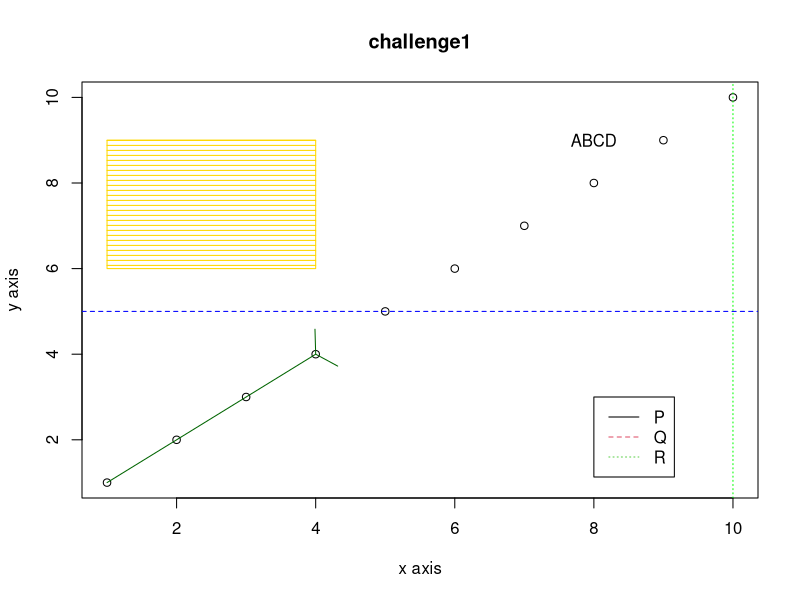
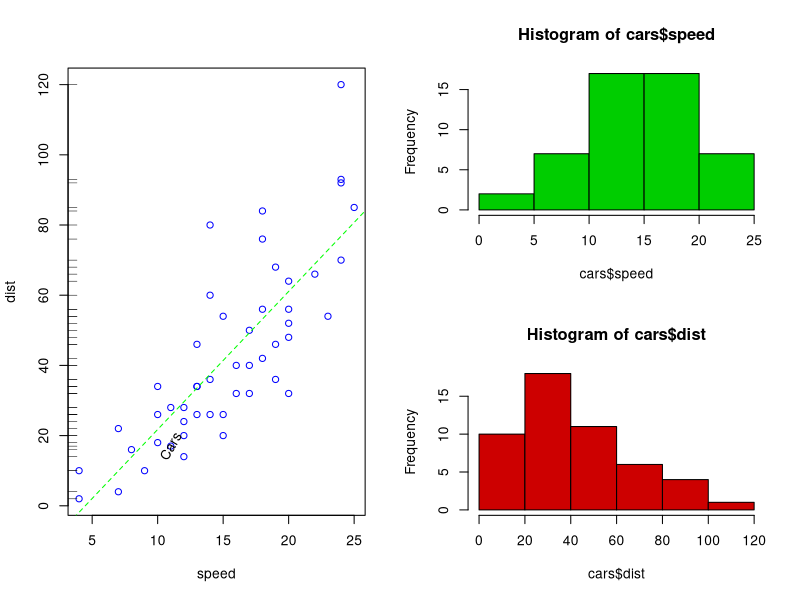

Reproduce these figures in R, in order. (Note: this script raises an error after producing the figures.)
## ---- chunk 1
knitr::opts_chunk$set(echo = TRUE)
## ---- chunk 2
par( mfrow=c(1,1) )
q <- c(1:10)
plot(q, q, 
     xlab="x axis", ylab="y axis", main="challenge1")
abline(h=5, lty=2, col="blue")
abline(v=10, lty="dotted", col="green")
arrows(1,1, 4,4, angle=120, col="dark green")
text(8,9, "ABCD")
rect(1, 6, 4, 9, density=20, col="gold", angle=180)
legend(8, 3, c("P", "Q", "R"), lty=1:3, col=1:3)
## ---- chunk 3
par( mfrow=c(1,1) )
layout( matrix(c(1,1,2,3), nrow=2, byrow=F) )
plot(cars, col="blue")
rug(cars$dist, side=2)

linearMod <- lm(dist ~ speed, data=cars)
abline(linearMod$coefficients[1], linearMod$coefficients[2], lty=2, col="green")

text(cars[10,], "Cars", srt=60)
hist(cars$speed, col="green3")
hist(cars$dist, col="red3")

## ---- chunk 4
par( mfrow=c(1,1) )
if(!require(raster)) install.packages("raster")
library(raster)

kor1 <- getData("GADM", country='KOR', level=1)   # 행정구역 데이터
a <- getData('alt', country='KOR', mask=T)  # 고도 데이터
plot(a)
plot(kor1, add=T)

points(126.5, 35.2, pch=16, col="red")
abline(h=38, col="gray", lwd=2)
## ---- chunk 5
if(!require(ggplot2)) install.packages("ggplot2") 
library(ggplot2)
p <- ggplot( data=mtcars, aes(x=disp, y=mpg))
p <- p + geom_point( aes(color=hp, size=wt) )
p <- p + geom_text( aes(x=disp+2, y=mpg+2, size=2, hjust=0, label=rownames(mtcars), color=hp) )
p + facet_grid( ~ cyl)
head(mtcars)
